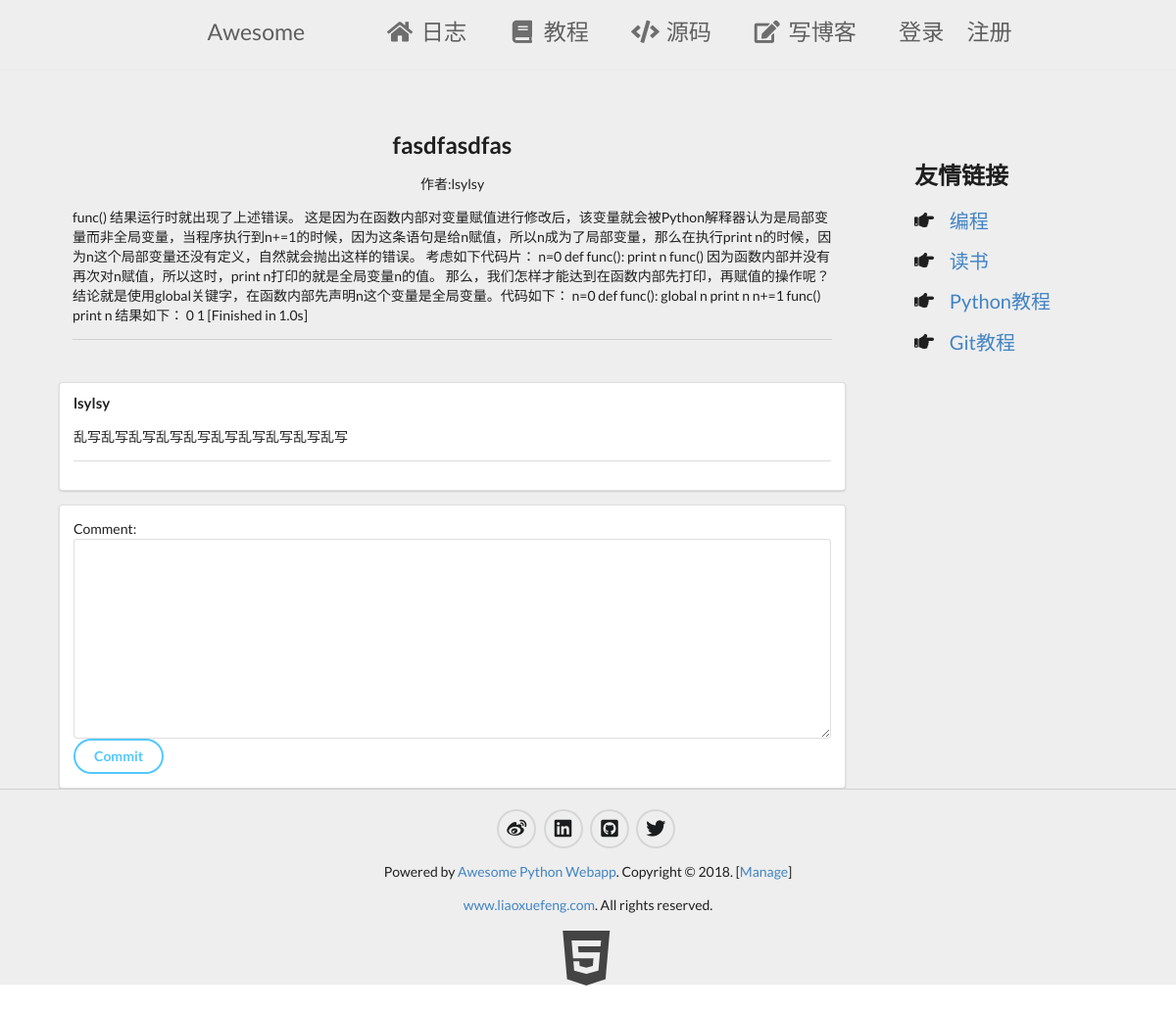
Screenshot of /blog/fasdfasdfas with the database file from the repository.
### firstapp/models.py (models this page shows, shortened)
class Blog(models.Model):
    user_name = models.ForeignKey(to = User, related_name = "under_blog",on_delete=models.CASCADE, null = True, blank = True )
    name = models.CharField(null = True, blank=True, max_length = 50 )
    summary = models.TextField(null =True)
    content = models.TextField(null =True)
    news_choice = models.NullBooleanField()
    editors_choice = models.NullBooleanField()

class User(models.Model):
    name = models.CharField(null = True, blank = True, max_length = 50)
    passwd = models.CharField(null = True,blank = True, max_length = 50)
    email = models.CharField(null = True, blank = True, max_length = 50)
    def __str__(self):
        return self.name

class Comment(models.Model):
    user_name = models.CharField(null = True, blank = True, max_length = 50)
    belong = models.ForeignKey(to=Blog, null=True,blank=True,related_name="under_comment",on_delete=models.CASCADE)
    comment = models.TextField(null = True)

### firstapp/my_form.py
class CommentForm(forms.Form):
	comment = forms.CharField(
		required = True,
		widget = widgets.Textarea(attrs={"class":"form-control","palceholder":"Please enter your comment"}),
		min_length = 10,
		error_messages = {"required":"comment can not be empty"},
		strip = True
		)

### firstapp/coreweb.py (called while the page is built)
	def __call__(self, *args, **kw):
		print("ResponseHandler====================>args:",args)
		print("ResponseHandler====================>kw:",kw)
		try:
			r =  self._func(*args, **kw)
			return r
		except :
			raise

### firstapp/views.py (called while the page is built, shortened)
def path_to_session(func):
	def wrapper(*args,**kw):
		if args[0].session.get("url"):
			print(args[0].session["url"])
			del args[0].session["url"]
		args[0].session["url"] = args[0].path
		print(args[0].session["url"])
		print(args[0].path)
		return func(*args,**kw)
	return wrapper

@path_to_session
def blog(request,name):
	logging.info("belong blog--->",name)
	blog = Blog.objects.get(name = name)
	form = discuss(request,blog)
	if isinstance(form,forms.Form):
		return render(request, "blog.html", {"blog":blog,"form":form})
	else:
		return form

def discuss(request,belong):
	if request.method == "GET":
		form = my_form.CommentForm()
	print("form--->",form)
	return form

### firstapp/templates/blog.html (shortened to what this page needs)
{% extends '__base__.html' %}
{% block beforehead %}
<link rel="stylesheet" type="text/css" href="../static/css/content.css" charset="utf-8">
{% endblock %}
{% block blog %}
	<div class="ui basic segment">
		<h2 class="ui header blog_name">{{blog.name}}</h2>
		<p class="blog_auther">作者:{{blog.user_name}}</p>
		<p class="blog_summary">{{blog.content}}</p>
		<div class="ui divider"></div>
	</div>
    {% if blog.under_comment.all %}
        <div class="ui segment">
        {% for comment in blog.under_comment.all %}
            <h4 class="ui header">
                {{ comment.user_name }}
            </h4>
            <div class="">
                {{ comment.comment }}
            </div>
            <div class="ui divider"></div>
        {% endfor %}
    </div>
    {% endif %}
	<div class="ui segment">
		<form class="ui form" method="POST">
			<label>Comment:</label>
			{{form.comment}}
			<button class="ui circular inverted blue button" type="submit">Commit</button>
		</form>
	</div>
{% endblock %}

### firstapp/static/css/footer.css (style rules this page uses)
body,html { margin: 0; padding: 0; height:100%; }

### firstapp/static/css/content.css (style rules this page uses)
.ui.header.blog_name { text-align: center; }
.blog_auther { text-align: center; }

### rows the page displays
Blog: name "fasdfasdfas", user_name "lsylsy", content "func() 结果运行时就出现了上述错误。 这是因为在函数内部对变量赋值进行修改后，该变量就会被Python解释器认为是局部变量而非全局变量，当程序执行到n+=1的时候，因为这条语句是给n赋值，所以n成为了局部变量，那么在执行print n的时候，因为n这个局部变量还没有定义，自然就会抛出这样的错误。 考虑如下代码片： n=0 def func(): print n func() 因为函数内部并没有再次对n赋值，所以这时，print n打印的就是全局变量n的值。 那么，我们怎样才能达到在函数内部先打印，再赋值的操作呢？结论就是使用global关键字，在函数内部先声明n这个变量是全局变量。代码如下： n=0 def func(): global n print n n+=1 func() print n 结果如下： 0 1 [Finished in 1.0s]"
Comment: user_name "lsylsy", comment "乱写乱写乱写乱写乱写乱写乱写乱写乱写乱写"
